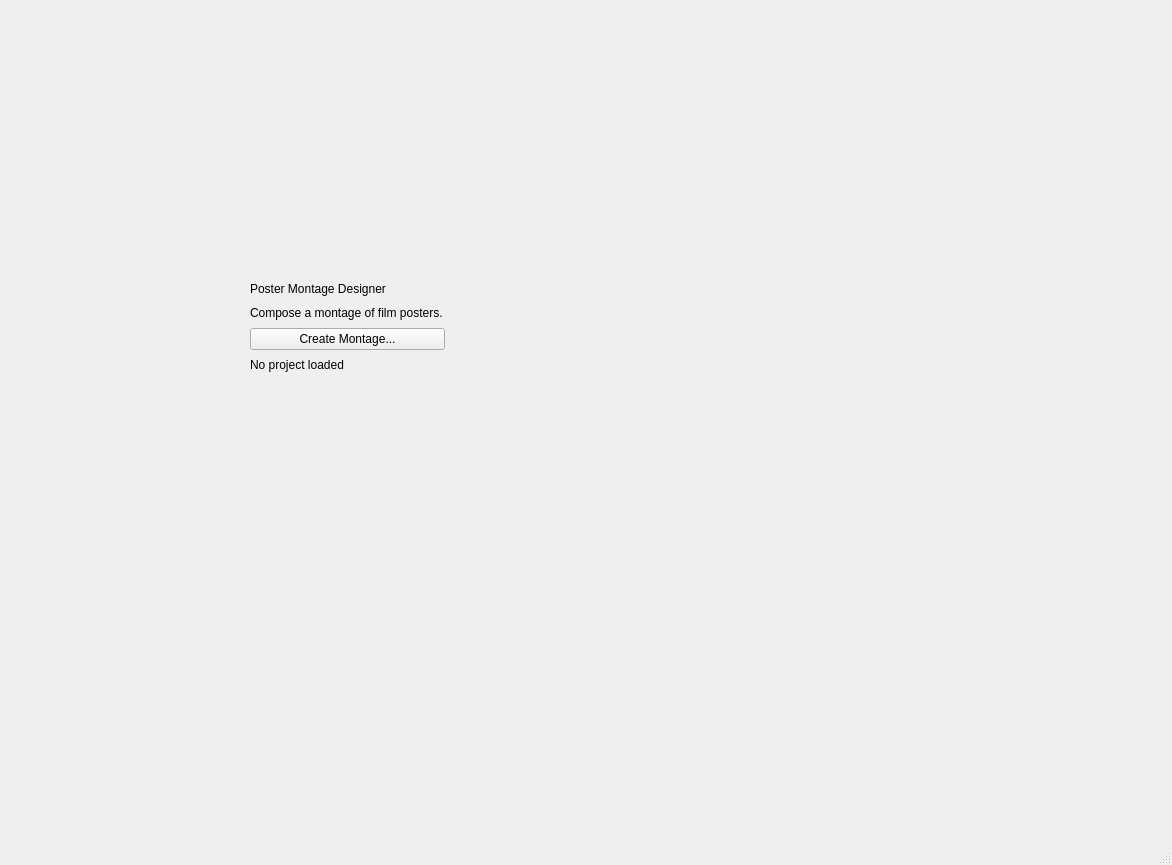
<?xml version="1.0" encoding="UTF-8"?>
<ui version="4.0">
 <class>MainWindow</class>
 <widget class="QMainWindow" name="MainWindow">
  <property name="geometry">
   <rect>
    <x>0</x>
    <y>0</y>
    <width>1172</width>
    <height>865</height>
   </rect>
  </property>
  <property name="windowTitle">
   <string>MainWindow</string>
  </property>
  <widget class="QWidget" name="centralwidget">
   <widget class="QWidget" name="">
    <property name="geometry">
     <rect>
      <x>250</x>
      <y>280</y>
      <width>195</width>
      <height>94</height>
     </rect>
    </property>
    <layout class="QVBoxLayout" name="verticalLayout">
     <item>
      <widget class="QLabel" name="label">
       <property name="text">
        <string>Poster Montage Designer</string>
       </property>
      </widget>
     </item>
     <item>
      <widget class="QLabel" name="label_2">
       <property name="text">
        <string>Compose a montage of film posters.</string>
       </property>
      </widget>
     </item>
     <item>
      <widget class="QPushButton" name="pushButton">
       <property name="text">
        <string>Create Montage...</string>
       </property>
      </widget>
     </item>
     <item>
      <widget class="QLabel" name="label_3">
       <property name="text">
        <string>No project loaded</string>
       </property>
      </widget>
     </item>
    </layout>
   </widget>
  </widget>
  <widget class="QMenuBar" name="menubar">
   <property name="geometry">
    <rect>
     <x>0</x>
     <y>0</y>
     <width>1172</width>
     <height>33</height>
    </rect>
   </property>
  </widget>
  <widget class="QStatusBar" name="statusbar"/>
 </widget>
 <resources/>
 <connections/>
</ui>
